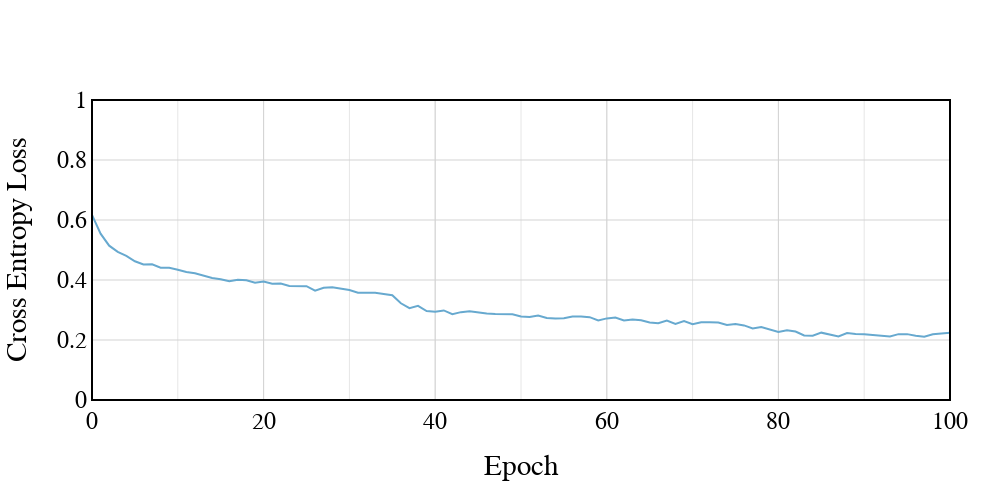

Notebook code cell kept with this figure:
### Code cell
# Change renderer according to your IDE
plot_logs(
    binary_train_loss,
    metric_col="Value",
    renderer="jupyterlab",
    width=1000,
    height=500,
    yaxis=dict(
        title="Cross Entropy Loss",
        title_standoff=25,
        range=[0, 1],
        showgrid=True,
        gridcolor="#D3D3D3"
    )
)

### Figure 1 — Plotly figure (JSON) as saved in the notebook; plotly's stock layout.template omitted (floating-point values rounded to 4 significant figures)
{"data": [{"line": {"color": "#67a9cf"}, "mode": "lines", "type": "scatter", "x": [0, 1, 2, 3, 4, 5, 6, 7, 8, 9, 10, 11, 12, 13, 14, 15, 16, 17, 18, 19, 20, 21, 22, 23, 24, 25, 26, 27, 28, 29, 30, 31, 32, 33, 34, 35, 36, 37, 38, 39, 40, 41, 42, 43, 44, 45, 46, 47, 48, 49, 50, 51, 52, 53, 54, 55, 56, 57, 58, 59, 60, 61, 62, 63, 64, 65, 66, 67, 68, 69, 70, 71, 72, 73, 74, 75, 76, 77, 78, 79, 80, 81, 82, 83, 84, 85, 86, 87, 88, 89, 90, 91, 92, 93, 94, 95, 96, 97, 98, 99, 100], "y": [0.6172, 0.5544, 0.5144, 0.4937, 0.4804, 0.4626, 0.4519, 0.4523, 0.4411, 0.4407, 0.4344, 0.4264, 0.4222, 0.4133, 0.4065, 0.4025, 0.396, 0.4007, 0.3989, 0.3912, 0.3949, 0.3874, 0.3883, 0.3802, 0.3807, 0.3793, 0.3644, 0.3738, 0.3758, 0.3703, 0.3666, 0.3574, 0.3579, 0.3571, 0.3535, 0.349, 0.3223, 0.306, 0.3139, 0.2967, 0.2944, 0.2986, 0.2859, 0.2929, 0.296, 0.2919, 0.2882, 0.2866, 0.2859, 0.286, 0.2783, 0.2767, 0.2817, 0.2737, 0.2717, 0.2727, 0.2785, 0.2786, 0.2761, 0.2654, 0.272, 0.275, 0.2653, 0.268, 0.2659, 0.2587, 0.2558, 0.2649, 0.2537, 0.2634, 0.2526, 0.259, 0.2593, 0.2582, 0.25, 0.2535, 0.2487, 0.2381, 0.2435, 0.2342, 0.227, 0.2326, 0.2282, 0.2152, 0.2143, 0.2245, 0.2179, 0.212, 0.2231, 0.2199, 0.2192, 0.2173, 0.213, 0.2121, 0.2195, 0.2196, 0.2144, 0.211, 0.2193, 0.2209, 0.2241]}], "layout": {"autosize": false, "font": {"color": "black", "family": "Arial, sans-serif", "size": 24}, "height": 500, "margin": {"b": 100, "l": 50, "pad": 4, "r": 50, "t": 100}, "plot_bgcolor": "white", "shapes": [{"line": {"color": "black", "width": 2}, "type": "rect", "x0": 0, "x1": 1, "xref": "paper", "y0": 0, "y1": 1, "yref": "paper"}], "showlegend": false, "width": 1000, "xaxis": {"autorange": true, "gridcolor": "#D3D3D3", "minor": {"dtick": 10, "gridcolor": "#E6E6E6", "gridwidth": 1, "tick0": 0, "tickmode": "linear"}, "range": [0, 100], "showgrid": true, "tickmode": "array", "tickvals": [0, 20, 40, 60, 80, 100], "title": {"standoff": 25, "text": "Epoch"}, "type": "linear"}, "yaxis": {"gridcolor": "#D3D3D3", "range": [0, 1], "showgrid": true, "title": {"standoff": 25, "text": "Cross Entropy Loss"}, "type": "linear"}}}
